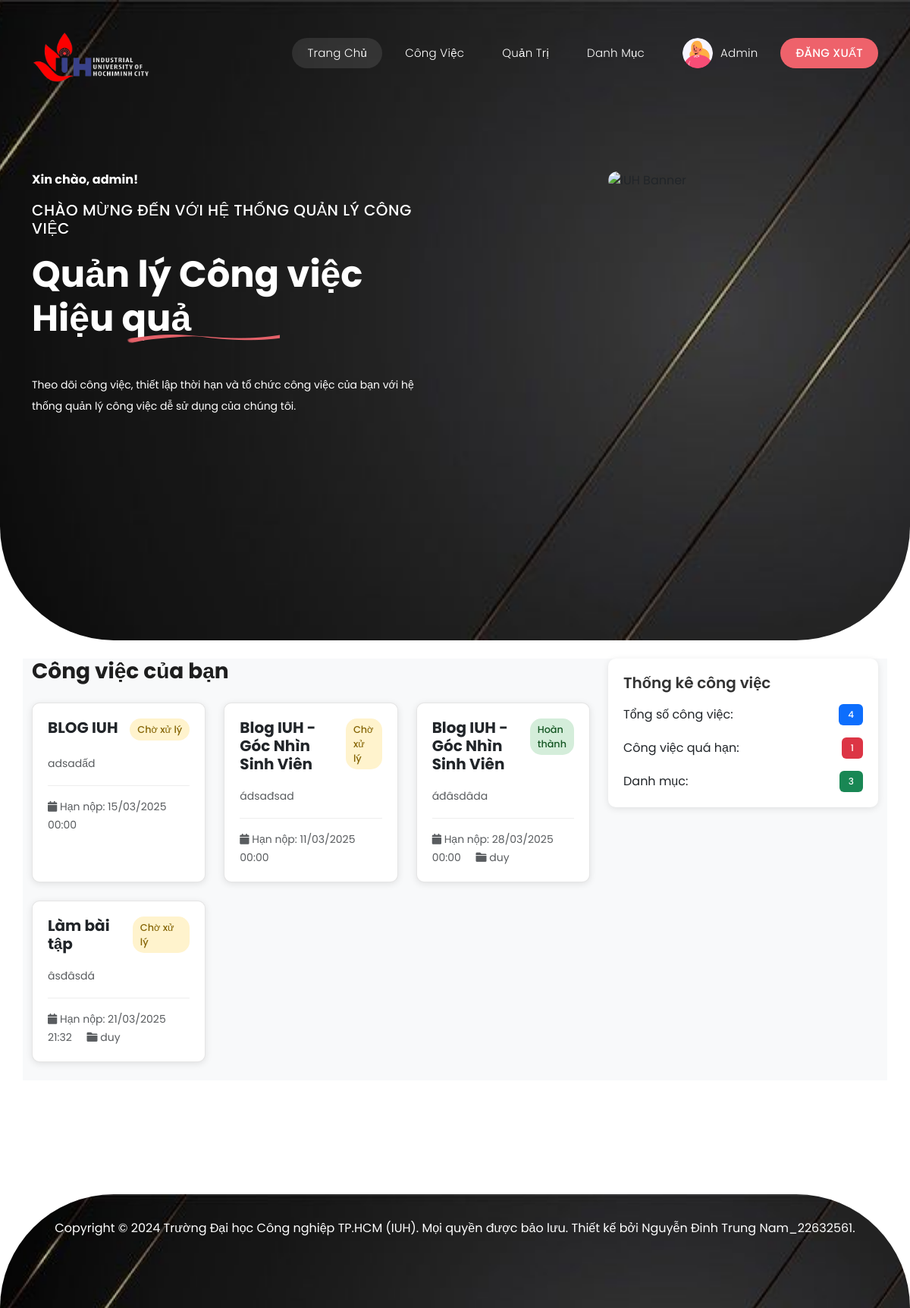
Screenshot of / (signed in) with the database file from the repository.
### app.py (models this page shows)
class User(db.Model):
    id = db.Column(db.Integer, primary_key=True)
    username = db.Column(db.String(50), unique=True, nullable=False)
    password = db.Column(db.String(200), nullable=False)
    is_admin = db.Column(db.Boolean, default=False)
    avatar_url = db.Column(db.String(255), nullable=True)
    tasks = db.relationship('Task', backref='user', lazy=True)

class Task(db.Model):
    id = db.Column(db.Integer, primary_key=True)
    title = db.Column(db.String(100), nullable=False)
    description = db.Column(db.Text, nullable=True)
    status = db.Column(db.String(20), default='pending')  # pending, in_progress, completed
    created = db.Column(db.DateTime, default=datetime.utcnow)
    finished = db.Column(db.DateTime, nullable=True)
    due_date = db.Column(db.DateTime, nullable=True)
    user_id = db.Column(db.Integer, db.ForeignKey('user.id'), nullable=False)
    category_id = db.Column(db.Integer, db.ForeignKey('category.id'), nullable=True)

class Category(db.Model):
    id = db.Column(db.Integer, primary_key=True)
    name = db.Column(db.String(50), nullable=False)
    tasks = db.relationship('Task', backref='category', lazy=True)

### app.py (the view)
@app.route('/')
def home():
    if not current_user():
        return redirect(url_for('login'))
    user = current_user()
    tasks = Task.query.filter_by(user_id=user.id).all()
    categories = Category.query.all()
    overdue_tasks = Task.query.filter(
        Task.user_id == user.id,
        Task.status != 'completed',
        Task.due_date < datetime.utcnow()
    ).count()
    return render_template('index.html',
                         user=user,
                         tasks=tasks,
                         categories=categories,
                         overdue_count=overdue_tasks,
                         posts=[])

### app.py (called while the page is built)
def current_user():
    if 'user_id' in session:
        return User.query.get(session['user_id'])
    return None

### Templates/index.html (shortened to what this page needs)
<!DOCTYPE html>
<html lang="en">
  <head>
    <link
      rel="stylesheet"
      href="{{ url_for('static', filename='vendor/bootstrap/css/bootstrap.min.css') }}"
    />
    <link
      rel="stylesheet"
      href="{{ url_for('static', filename='css/fontawesome.css') }}"
    />
    <link
      rel="stylesheet"
      href="{{ url_for('static', filename='css/templatemo-lugx-gaming.css') }}"
    />
    <link
      rel="stylesheet"
      href="{{ url_for('static', filename='css/owl.css') }}"
    />
    <link
      rel="stylesheet"
      href="{{ url_for('static', filename='css/animate.css') }}"
    />
    <link
      rel="stylesheet"
      href="https://unpkg.com/swiper@7/swiper-bundle.min.css"
    />
  </head>
  <body>
    <header class="header-area header-sticky">
      <div class="container">
        <div class="row">
          <div class="col-12">
            <nav class="main-nav">
              <a href="{{ url_for('home') }}" class="logo">
                <img
                  src="{{ url_for('static', filename='images/logo.png') }}"
                  alt="IUH Logo"
                  style="width: 158px"
                />
              </a>
              <ul class="nav">
                <li>
                  <a href="{{ url_for('home') }}" class="active">Trang chủ</a>
                </li>
                <li><a href="{{ url_for('tasks') }}">Công việc</a></li>
                {% if user and user.is_admin %}
                <li><a href="{{ url_for('admin') }}">Quản trị</a></li>
                <li><a href="{{ url_for('categories') }}">Danh mục</a></li>
                {% endif %} {% if user %}
                <li>
                  <a href="#" class="d-flex align-items-center">
                    <img
                      src="{{ user.avatar_url or 'https://avatar-placeholder.iran.liara.run/user' }}"
                      alt="{{ user.username }}"
                      class="user-avatar"
                    />
                    {{ user.username }}
                  </a>
                </li>
                <li><a href="{{ url_for('logout') }}">Đăng xuất</a></li>
                {% else %}
                <li><a href="{{ url_for('login') }}">Đăng nhập</a></li>
                <li><a href="{{ url_for('register') }}">Đăng ký</a></li>
                {% endif %}
              </ul>
            </nav>
          </div>
        </div>
      </div>
    </header>
    <div class="main-banner">
      <div class="container">
        <div class="row">
          <div class="col-lg-6 align-self-center">
            <div class="caption header-text">
              {% if user %}
              <div class="mb-3 text-white">
                <strong>Xin chào, {{ user.username }}!</strong>
                <br />
              </div>
              {% endif %}
              <h6>Chào mừng đến với Hệ thống Quản lý Công việc</h6>
              <h2>Quản lý Công việc Hiệu quả</h2>
              <p>
                Theo dõi công việc, thiết lập thời hạn và tổ chức công việc của
                bạn với hệ thống quản lý công việc dễ sử dụng của chúng tôi.
              </p>
            </div>
          </div>
          <div class="col-lg-4 offset-lg-2">
            <div class="right-image">
              <img src="/static/images/iuh-banner-new.JPG" alt="IUH Banner" />
            </div>
          </div>
        </div>
      </div>
    </div>
    <div class="container bg-light my-4">
      <div class="row">
        <div class="col-md-8">
          <h3 class="mb-4">Công việc của bạn</h3>
          {% if tasks %}
          <div class="row">
            {% for task in tasks %}
            <div class="col-md-4 mb-4">
              <div class="task-card h-100">
                <div
                  class="d-flex justify-content-between align-items-start mb-3"
                >
                  <h5 class="card-title mb-0">{{ task.title }}</h5>
                  <span class="task-status status-{{ task.status }}">
                    {% if task.status == 'pending' %} Chờ xử lý {% elif
                    task.status == 'in_progress' %} Đang thực hiện {% else %}
                    Hoàn thành {% endif %}
                  </span>
                </div>
                <p class="card-text text-muted">
                  {{ task.description[:100] }}
                </p>
                <div class="task-meta">
                  <small class="text-muted">
                    <i class="fas fa-calendar"></i> Hạn nộp: {{
                    task.due_date.strftime('%d/%m/%Y %H:%M') }}
                  </small>
                  {% if task.category %}
                  <small class="text-muted ms-3">
                    <i class="fas fa-folder"></i> {{ task.category.name }}
                  </small>
                  {% endif %}
                </div>
              </div>
            </div>
            {% endfor %}
          </div>
          {% else %}
          <div class="alert alert-info">
            Chưa có công việc nào. Tạo công việc đầu tiên để bắt đầu!
          </div>
          {% endif %}
        </div>
        <div class="col-md-4">
          <div class="stats-card">
            <h5 class="mb-3">Thống kê công việc</h5>
            <div class="d-flex justify-content-between align-items-center mb-3">
              <span>Tổng số công việc:</span>
              <span class="badge bg-primary">{{ tasks|length }}</span>
            </div>
            <div class="d-flex justify-content-between align-items-center mb-3">
              <span>Công việc quá hạn:</span>
              <span class="badge bg-danger">{{ overdue_count }}</span>
            </div>
            <div class="d-flex justify-content-between align-items-center">
              <span>Danh mục:</span>
              <span class="badge bg-success">{{ categories|length }}</span>
            </div>
          </div>
        </div>
      </div>
    </div>
    <footer>
      <div class="container">
        <div class="col-lg-12">
          <p>
            Copyright © 2024 Trường Đại học Công nghiệp TP.HCM (IUH). Mọi quyền
            được bảo lưu. Thiết kế bởi
            <a href="#">Nguyễn Đinh Trung Nam_22632561</a>.
          </p>
        </div>
      </div>
    </footer>
  </body>
</html>

### static/css/templatemo-lugx-gaming.css (style rules this page uses)
html, body, div, span, applet, object, iframe, h1, h2, h3, h4, h5, h6, p, blockquote, div pre, a, abbr, acronym, address, big, cite, code, del, dfn, em, font, img, ins, kbd, q, s, samp, small, strike, strong, sub, sup, tt, var, b, u, i, center, dl, dt, dd, ol, ul, li, figure, header, nav, section, article, aside, footer, figcaption { margin: 0; padding: 0; border: 0; outline: 0; }
ul, li { padding: 0; margin: 0; list-style: none; }
header, nav, section, article, aside, footer, hgroup { display: block; }
* { box-sizing: border-box; }
html, body { font-family: "Poppins", sans-serif; -ms-text-size-adjust: 100%; -webkit-font-smoothing: antialiased; -moz-osx-font-smoothing: grayscale; }
a { text-decoration: none !important; }
h1, h2, h3, h4, h5, h6 { color: #1e1e1e; margin-top: 0px; margin-bottom: 0px; font-weight: 700; }
ul { margin-bottom: 0px; }
p { font-size: 14px; line-height: 28px; color: #4a4a4a; }
img { width: 100%; overflow: hidden; }
html, body { font-family: "Poppins", sans-serif; }
.header-area { position: absolute; background-color: transparent; top: 40px; left: 0; right: 0; z-index: 100; -webkit-transition: all 0.5s ease 0s; -moz-transition: all 0.5s ease 0s; -o-transition: all 0.5s ease 0s; transition: all 0.5s ease 0s; }
.header-area .main-nav { background: transparent; display: flex; }
.header-area .main-nav .logo { -webkit-transition: all 0.3s ease 0s; -moz-transition: all 0.3s ease 0s; -o-transition: all 0.3s ease 0s; transition: all 0.3s ease 0s; display: inline-block; }
.header-area .main-nav ul.nav { border-radius: 0px 0px 25px 25px; flex-basis: 100%; margin-top: 10px; justify-content: right; -webkit-transition: all 0.3s ease 0s; -moz-transition: all 0.3s ease 0s; -o-transition: all 0.3s ease 0s; transition: all 0.3s ease 0s; position: relative; z-index: 999; }
.header-area .main-nav .nav li:last-child { padding-right: 0px; }
.header-area .main-nav .nav li { padding-left: 10px; padding-right: 10px; height: 40px; line-height: 40px; }
.header-area .main-nav .nav li a { display: block; padding-left: 20px; padding-right: 20px; border-radius: 20px; font-weight: 300; font-size: 15px; height: 40px; line-height: 40px; text-transform: capitalize; color: #fff; -webkit-transition: all 0.4s ease 0s; -moz-transition: all 0.4s ease 0s; -o-transition: all 0.4s ease 0s; transition: all 0.4s ease 0s; border: transparent; letter-spacing: 0.25px; }
.header-area .main-nav .nav li:last-child a { background-color: #ee626b; text-transform: uppercase; font-weight: 500; }
.header-area .main-nav .nav li a.active { color: #fff; background-color: rgba(255, 255, 255, 0.1); }
.header-area.header-sticky .nav li a.active { color: #fff; }
@media (max-width: 1200px) { .header-area .main-nav .nav li { padding-left: 5px; padding-right: 5px; } }
.main-banner { background-image: url(../images/head-background.jpg); border-radius: 0px 0px 150px 150px; background-position: center bottom; background-repeat: no-repeat; background-size: cover; padding: 225px 0px; }
.main-banner .caption h6 { font-size: 20px; text-transform: uppercase; color: #fff; font-weight: 500; letter-spacing: 0.5px; }
.main-banner .caption h2 { font-size: 48px; color: #fff; margin-top: 20px; position: relative; padding-bottom: 5px; margin-bottom: 40px; }
.main-banner .caption h2:after { position: absolute; background-image: url(../images/caption-dec.png); width: 202px; height: 12px; content: ""; left: 125px; bottom: 0; }
.main-banner .caption p { color: #fff; margin-bottom: 70px; }
.main-banner .right-image { position: relative; }
.main-banner .right-image img { border-radius: 25px; }
footer { margin-top: 150px; background-color: #0071f8; background-repeat: no-repeat; background-size: cover; background-image: url(../images/footer-background.jpg); min-height: 150px; border-radius: 150px 150px 0px 0px; }
footer p { text-align: center; line-height: 90px; color: #fff; font-size: 16px; font-weight: 400; }
footer p a { color: #fff; transition: all 0.3s; position: relative; z-index: 3; }
body { overflow-x: hidden; }

### rows the page displays
User: avatar_url (picture), username "Admin", username "admin"
Task: title "BLOG IUH", status "Chờ xử lý", description "adsadấd", due_date "15/03/2025 00:00"
Task: title "Blog IUH - Góc Nhìn Sinh Viên", status "Chờ xử lý", description "ádsađsad", due_date "11/03/2025 00:00"
Task: title "Blog IUH - Góc Nhìn Sinh Viên", status "Hoàn thành", description "áđâsdâda", due_date "28/03/2025 00:00", category.name "duy"
Task: title "Làm bài tập", status "Chờ xử lý", description "âsđâsdá", due_date "21/03/2025 21:32", category.name "duy"

### other values shown
{{ tasks|length }} "4"
{{ overdue_count }} "1"
{{ categories|length }} "3"
